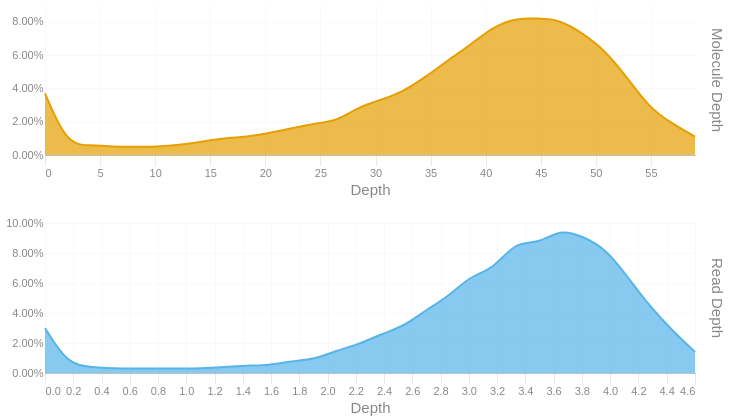

The code cell stored with this chart in its notebook:
### Code cell
readdep = depth_hist(tb['Read Depth'], q99, 3)
readdep = readdep.with_columns(pl.lit('Read Depth').alias('Metric'))
if not SKIPLR:
    moldep = depth_hist(tb['Molecule Depth'], mol_q99, 1)
    moldep = moldep.with_columns(pl.lit('Molecule Depth').alias('Metric'))
    _hist = pl.concat([readdep, moldep])
    _hist = _hist.filter(pl.col('Proportion') != 0)
    with SafeRender(_hist):
        (
            alt.Chart(_hist)        
            .mark_area(interpolate = "basis")
            .encode(
                x=alt.X('Bin:Q').scale(domainMin=0).axis(alt.Axis(title='Depth')),
                y = alt.Y('Proportion:Q', title = None).axis(format = '.2%'),
                color = alt.Color('Metric:N').legend(None),
                row = alt.Row("Metric:N").header(title = None, labelOrient = 'right'),
                tooltip = [
                    alt.Tooltip("Metric:N", title = "Metric"),
                    alt.Tooltip('Interval:N', title = "Depth Interval"),
                    alt.Tooltip('Proportion:Q', title = "% Alignments").format('.2%')
                ]
            )
            .resolve_scale(x='independent', y='independent')
            .properties(
                height = 150, width = 650,
                usermeta={'embedOptions': {'downloadFileName': f'{samplename}.depth.hist'}}
            )
        ).display()
else:
    readdep = readdep.filter(pl.col('Proportion') != 0)
    with SafeRender(readdep):
        (
            alt.Chart(readdep)        
            .mark_area(interpolate = "basis")
            .encode(
                x=alt.X('Bin:Q').scale(domainMin=0).axis(alt.Axis(title='Depth')),
                y = alt.Y('Proportion:Q', title = None).axis(format = '.2%'),
                tooltip = [
                    alt.Tooltip('Interval:N', title = "Depth Interval"),
                    alt.Tooltip('Proportion:Q', title = "% Alignments").format('.2%')
                ]
            )
            .properties(
                usermeta={'embedOptions': {'downloadFileName': f'{samplename}.depth.hist'}}
            )
        ).display()

### Figure 1 — Vega-Lite specification as saved in the notebook (floating-point values rounded to 4 significant figures)
{"width": 650, "height": 150, "config": {"title": {"anchor": "start", "dy": -15, "fontSize": 18, "color": "#888888", "subtitleColor": "#888888", "subtitleFontSize": 14}, "arc": {"fill": "#0072B2"}, "axis": {"domainColor": "#888888", "domainWidth": 0.5, "gridWidth": 0.2, "grid": false, "titleFontWeight": 400, "titleFontSize": 15, "labelFontSize": 11, "labelColor": "#888888", "tickColor": "#888888", "tickWidth": 0.2, "titleColor": "#888888"}, "axisBand": {"grid": false}, "axisX": {"grid": true, "tickSize": 10, "domainCap": "round"}, "axisY": {"domain": false, "grid": true, "tickSize": 0, "domainCap": "round"}, "background": "transparent", "header": {"labelFontSize": 15, "labelColor": "#888888", "titleFontSize": 15, "titleFontWeight": 600, "titleColor": "#888888"}, "legend": {"labelFont": "sans-serif", "labelFontSize": 12, "labelColor": "#888888", "symbolSize": 100, "symbolType": "circle", "titleFontSize": 12, "titlePadding": 10, "titleColor": "#888888", "title": null}, "range": {"category": ["#E69F00", "#56B4E9", "#009E73", "#F0E442", "#0072B2", "#D55E00", "#CC79A7", "#000000"], "diverging": ["#cfe8f3", "#a2d4ec", "#73bfe2", "#46abdb", "#1696d2", "#12719e"]}, "area": {"fill": "#0072B2", "fillOpacity": 0.7, "line": true, "strokeOpacity": 0.7}, "line": {"color": "#0072B2", "stroke": "#0072B2", "strokeWidth": 2}, "trail": {"color": "#0072B2", "stroke": "#0072B2", "strokeWidth": 0, "size": 1}, "point": {"filled": true, "fillOpacity": 1.0, "size": 95}, "text": {"color": "#888888", "fontSize": 11, "align": "right", "fontWeight": 400, "size": 11}, "bar": {"fill": "#0072B2", "stroke": null}, "view": {"stroke": null, "continuousWidth": 660, "continuousHeight": 400}}, "data": {"name": "data-92a0275c5602b55f253365cb68aa9747"}, "mark": {"type": "area", "interpolate": "basis"}, "encoding": {"color": {"field": "Metric", "legend": null, "type": "nominal"}, "row": {"field": "Metric", "header": {"title": null, "labelOrient": "right"}, "type": "nominal"}, "tooltip": [{"field": "Metric", "title": "Metric", "type": "nominal"}, {"field": "Interval", "title": "Depth Interval", "type": "nominal"}, {"field": "Proportion", "format": ".2%", "title": "% Alignments", "type": "quantitative"}], "x": {"axis": {"title": "Depth"}, "field": "Bin", "scale": {"domainMin": 0}, "type": "quantitative"}, "y": {"axis": {"format": ".2%"}, "field": "Proportion", "title": null, "type": "quantitative"}}, "resolve": {"scale": {"x": "independent", "y": "independent"}}, "usermeta": {"embedOptions": {"downloadFileName": "S6_LaHave_3613.depth.hist"}}, "$schema": "https://vega.github.io/schema/vega-lite/v6.1.0.json", "datasets": {"data-92a0275c5602b55f253365cb68aa9747": [{"Bin": 0.0, "Interval": "0.0-0.159", "Proportion": 0.03, "Metric": "Read Depth"}, {"Bin": 0.159, "Interval": "0.159-0.317", "Proportion": 0.006, "Metric": "Read Depth"}, {"Bin": 0.317, "Interval": "0.317-0.476", "Proportion": 0.004, "Metric": "Read Depth"}, {"Bin": 0.476, "Interval": "0.476-0.635", "Proportion": 0.003, "Metric": "Read Depth"}, {"Bin": 0.635, "Interval": "0.635-0.793", "Proportion": 0.003, "Metric": "Read Depth"}, {"Bin": 0.793, "Interval": "0.793-0.952", "Proportion": 0.003, "Metric": "Read Depth"}, {"Bin": 0.952, "Interval": "0.952-1.111", "Proportion": 0.003, "Metric": "Read Depth"}, {"Bin": 1.111, "Interval": "1.111-1.269", "Proportion": 0.003, "Metric": "Read Depth"}, {"Bin": 1.269, "Interval": "1.269-1.428", "Proportion": 0.004, "Metric": "Read Depth"}, {"Bin": 1.428, "Interval": "1.428-1.587", "Proportion": 0.005, "Metric": "Read Depth"}, {"Bin": 1.587, "Interval": "1.587-1.745", "Proportion": 0.005, "Metric": "Read Depth"}, {"Bin": 1.745, "Interval": "1.745-1.904", "Proportion": 0.008, "Metric": "Read Depth"}, {"Bin": 1.904, "Interval": "1.904-2.063", "Proportion": 0.009, "Metric": "Read Depth"}, {"Bin": 2.063, "Interval": "2.063-2.221", "Proportion": 0.015, "Metric": "Read Depth"}, {"Bin": 2.221, "Interval": "2.221-2.38", "Proportion": 0.019, "Metric": "Read Depth"}, {"Bin": 2.38, "Interval": "2.38-2.539", "Proportion": 0.026, "Metric": "Read Depth"}, {"Bin": 2.539, "Interval": "2.539-2.697", "Proportion": 0.031, "Metric": "Read Depth"}, {"Bin": 2.697, "Interval": "2.697-2.856", "Proportion": 0.042, "Metric": "Read Depth"}, {"Bin": 2.856, "Interval": "2.856-3.015", "Proportion": 0.051, "Metric": "Read Depth"}, {"Bin": 3.015, "Interval": "3.015-3.173", "Proportion": 0.065, "Metric": "Read Depth"}, {"Bin": 3.173, "Interval": "3.173-3.332", "Proportion": 0.069, "Metric": "Read Depth"}, {"Bin": 3.332, "Interval": "3.332-3.491", "Proportion": 0.088, "Metric": "Read Depth"}, {"Bin": 3.491, "Interval": "3.491-3.649", "Proportion": 0.086, "Metric": "Read Depth"}, {"Bin": 3.649, "Interval": "3.649-3.808", "Proportion": 0.096, "Metric": "Read Depth"}, {"Bin": 3.808, "Interval": "3.808-3.967", "Proportion": 0.091, "Metric": "Read Depth"}, {"Bin": 3.967, "Interval": "3.967-4.125", "Proportion": 0.083, "Metric": "Read Depth"}, {"Bin": 4.125, "Interval": "4.125-4.284", "Proportion": 0.064, "Metric": "Read Depth"}, {"Bin": 4.284, "Interval": "4.284-4.443", "Proportion": 0.044, "Metric": "Read Depth"}, {"Bin": 4.443, "Interval": "4.443-4.601", "Proportion": 0.028, "Metric": "Read Depth"}, {"Bin": 4.601, "Interval": "4.601-4.76", "Proportion": 0.014, "Metric": "Read Depth"}, {"Bin": 0.0, "Interval": "0.0-2.0", "Proportion": 0.037, "Metric": "Molecule Depth"}, {"Bin": 2.0, "Interval": "2.0-4.1", "Proportion": 0.006, "Metric": "Molecule Depth"}, {"Bin": 4.1, "Interval": "4.1-6.1", "Proportion": 0.006, "Metric": "Molecule Depth"}, {"Bin": 6.1, "Interval": "6.1-8.1", "Proportion": 0.005, "Metric": "Molecule Depth"}, {"Bin": 8.1, "Interval": "8.1-10.2", "Proportion": 0.005, "Metric": "Molecule Depth"}, {"Bin": 10.2, "Interval": "10.2-12.2", "Proportion": 0.005, "Metric": "Molecule Depth"}, {"Bin": 12.2, "Interval": "12.2-14.2", "Proportion": 0.006, "Metric": "Molecule Depth"}, {"Bin": 14.2, "Interval": "14.2-16.3", "Proportion": 0.008, "Metric": "Molecule Depth"}, {"Bin": 16.3, "Interval": "16.3-18.3", "Proportion": 0.01, "Metric": "Molecule Depth"}, {"Bin": 18.3, "Interval": "18.3-20.3", "Proportion": 0.011, "Metric": "Molecule Depth"}, {"Bin": 20.3, "Interval": "20.3-22.4", "Proportion": 0.013, "Metric": "Molecule Depth"}, {"Bin": 22.4, "Interval": "22.4-24.4", "Proportion": 0.016, "Metric": "Molecule Depth"}, {"Bin": 24.4, "Interval": "24.4-26.4", "Proportion": 0.019, "Metric": "Molecule Depth"}, {"Bin": 26.4, "Interval": "26.4-28.5", "Proportion": 0.02, "Metric": "Molecule Depth"}, {"Bin": 28.5, "Interval": "28.5-30.5", "Proportion": 0.029, "Metric": "Molecule Depth"}, {"Bin": 30.5, "Interval": "30.5-32.5", "Proportion": 0.033, "Metric": "Molecule Depth"}, {"Bin": 32.5, "Interval": "32.5-34.6", "Proportion": 0.038, "Metric": "Molecule Depth"}, {"Bin": 34.6, "Interval": "34.6-36.6", "Proportion": 0.047, "Metric": "Molecule Depth"}, {"Bin": 36.6, "Interval": "36.6-38.6", "Proportion": 0.057, "Metric": "Molecule Depth"}, {"Bin": 38.6, "Interval": "38.6-40.7", "Proportion": 0.066, "Metric": "Molecule Depth"}, {"Bin": 40.7, "Interval": "40.7-42.7", "Proportion": 0.077, "Metric": "Molecule Depth"}, {"Bin": 42.7, "Interval": "42.7-44.7", "Proportion": 0.082, "Metric": "Molecule Depth"}, {"Bin": 44.7, "Interval": "44.7-46.8", "Proportion": 0.082, "Metric": "Molecule Depth"}, {"Bin": 46.8, "Interval": "46.8-48.8", "Proportion": 0.081, "Metric": "Molecule Depth"}, {"Bin": 48.8, "Interval": "48.8-50.8", "Proportion": 0.073, "Metric": "Molecule Depth"}, {"Bin": 50.8, "Interval": "50.8-52.9", "Proportion": 0.063, "Metric": "Molecule Depth"}, {"Bin": 52.9, "Interval": "52.9-54.9", "Proportion": 0.046, "Metric": "Molecule Depth"}, {"Bin": 54.9, "Interval": "54.9-56.9", "Proportion": 0.028, "Metric": "Molecule Depth"}, {"Bin": 56.9, "Interval": "56.9-59.0", "Proportion": 0.019, "Metric": "Molecule Depth"}, {"Bin": 59.0, "Interval": "59.0-61.0", "Proportion": 0.011, "Metric": "Molecule Depth"}]}}
